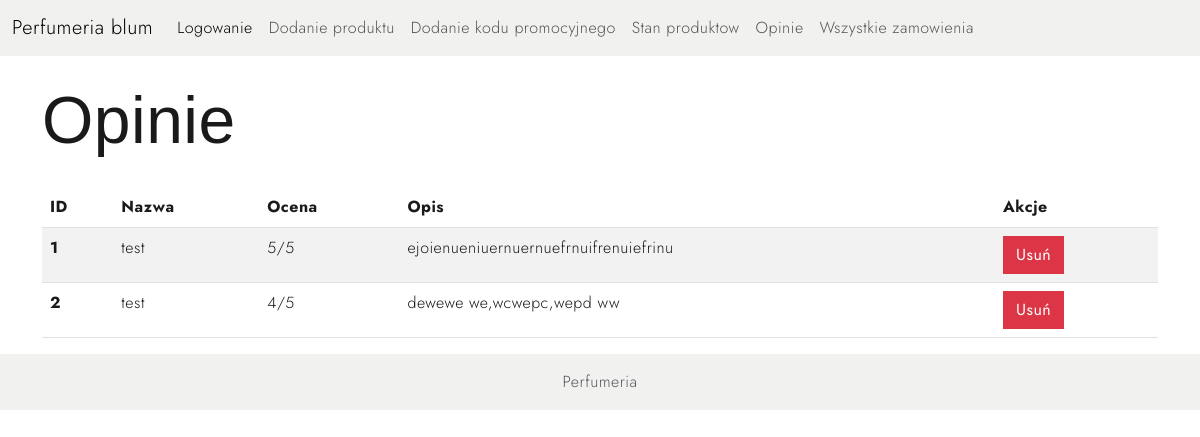
The app's page /adminpanel/opinions/, older data.
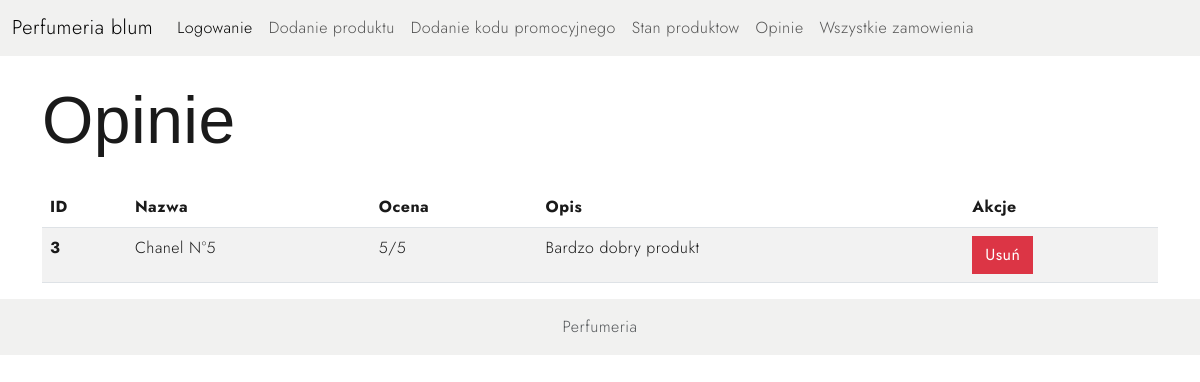
The same page, newer data.
### product/models.py (models this page shows, shortened)
class Opinion(models.Model):
    author = models.ForeignKey(to=User, on_delete=models.CASCADE, default="")
    description = models.TextField(default="")
    rated = models.IntegerField(default=0)
    product = models.ForeignKey(to=Product, on_delete=models.CASCADE, default="")

class Product(models.Model):
    title = models.CharField(max_length=50)
    price = models.IntegerField()
    image = models.ImageField(upload_to="images/")
    description = models.TextField()
    is_featured = models.BooleanField(default=False)  # Dodane pole
    amount = models.IntegerField(default=1)
    is_on = models.BooleanField(default=True, blank=True)

### adminpanel/views.py (the view)
# urls.py: path('opinions/', OpinionsView.as_view(), name='opinions'),
class OpinionsView(View):
    def get(self, request):
        opinions = Opinion.objects.all()
        context = {
            'opinions': opinions
        }
        return render(request, 'adminpanel/opinions.html', context=context)

### templates/adminpanel/opinions.html
{% extends 'base_admin.html' %}
{% block content %}
     <div class="container">
         <h1 class="mt-4">Opinie</h1>
            <div class="row">
                <div class="col-md-12">
                    <table class="table table-striped">
                        <thead>
                            <tr>
                                <th scope="col">ID</th>
                                <th scope="col">Nazwa</th>
                                <th scope="col">Ocena</th>
                                <th scope="col">Opis</th>
                                <th scope="col">Akcje</th>
                            </tr>
                        </thead>
                        <tbody>
                            {% for opinion in opinions %}
                                <tr>
                                    <th scope="row">{{ opinion.id }}</th>
                                    <td>{{ opinion.product.title }}</td>
                                    <td>{{ opinion.rated }}/5</td>
                                    <td>{{ opinion.description }}</td>
                                    <td>
                                        <a href="{% url 'delete_opinion' opinion.id %}" class="btn btn-danger">Usuń</a>
                                    </td>
                                </tr>
                            {% endfor %}
                        </tbody>
                    </table>
                </div>
        </div>
     </div>
{% endblock %}

Row changes from the older to the newer data that the page shows:
removed Opinion: id "1", product "test", rated "5", description "ejoienueniuernuernuefrnuifrenuiefrinu"
removed Opinion: id "2", product "test", rated "4", description "dewewe we,wcwepc,wepd ww"
added Opinion: id "3", product "Chanel N°5", rated "5", description "Bardzo dobry produkt"
